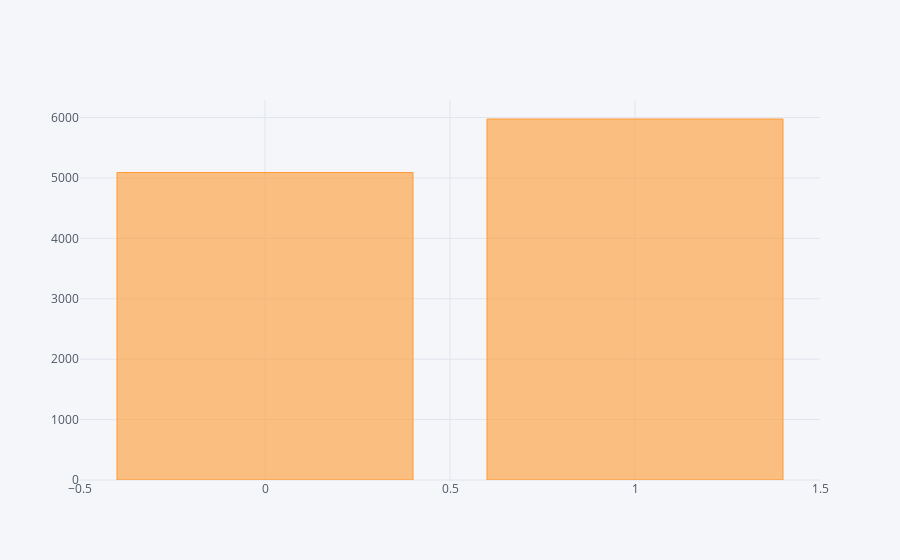

Notebook code cell kept with this figure:
### Markdown cell above
## 施策の効果の推定

### Code cell
# re78のtreatの条件付き平均値の差
cf.go_offline()
all_sample.groupby('treat').mean()['re78'].iplot(kind='bar')

### Figure 1 — Plotly figure (JSON) as saved in the notebook; plotly's stock layout.template omitted (floating-point values rounded to 4 significant figures)
{"data": [{"marker": {"color": "rgba(255, 153, 51, 0.6)", "line": {"color": "rgba(255, 153, 51, 1.0)", "width": 1}}, "name": "re78", "orientation": "v", "text": "", "type": "bar", "uid": "3a4fa7b4-df95-4e3d-b4b8-4b4be89d8b65", "x": [0, 1], "y": [5090.0, 5976.0]}], "layout": {"legend": {"bgcolor": "#F5F6F9", "font": {"color": "#4D5663"}}, "paper_bgcolor": "#F5F6F9", "plot_bgcolor": "#F5F6F9", "title": {"font": {"color": "#4D5663"}}, "xaxis": {"gridcolor": "#E1E5ED", "showgrid": true, "tickfont": {"color": "#4D5663"}, "title": {"font": {"color": "#4D5663"}, "text": ""}, "zerolinecolor": "#E1E5ED"}, "yaxis": {"gridcolor": "#E1E5ED", "showgrid": true, "tickfont": {"color": "#4D5663"}, "title": {"font": {"color": "#4D5663"}, "text": ""}, "zerolinecolor": "#E1E5ED"}}}
